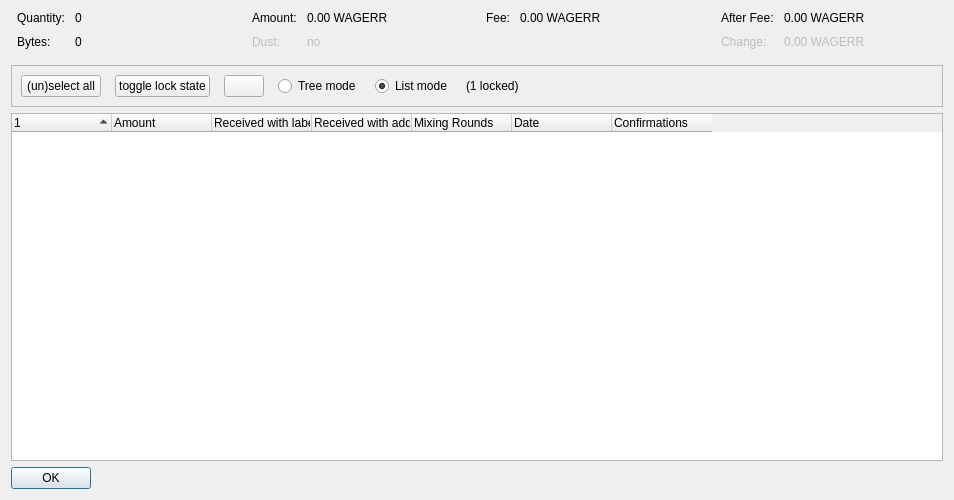
<?xml version="1.0" encoding="UTF-8"?>
<ui version="4.0">
 <class>CoinControlDialog</class>
 <widget class="QDialog" name="CoinControlDialog">
  <property name="geometry">
   <rect>
    <x>0</x>
    <y>0</y>
    <width>954</width>
    <height>500</height>
   </rect>
  </property>
  <property name="windowTitle">
   <string>Coin Selection</string>
  </property>
  <layout class="QVBoxLayout" name="verticalLayout">
   <item>
    <layout class="QHBoxLayout" name="horizontalLayoutTop" stretch="0,0,0,0">
     <property name="topMargin">
      <number>0</number>
     </property>
     <property name="bottomMargin">
      <number>10</number>
     </property>
     <item>
      <layout class="QFormLayout" name="formLayoutCoinControl1">
       <property name="horizontalSpacing">
        <number>10</number>
       </property>
       <property name="verticalSpacing">
        <number>10</number>
       </property>
       <property name="leftMargin">
        <number>6</number>
       </property>
       <property name="rightMargin">
        <number>6</number>
       </property>
       <item row="0" column="0">
        <widget class="QLabel" name="labelCoinControlQuantityText">
         <property name="text">
          <string>Quantity:</string>
         </property>
        </widget>
       </item>
       <item row="0" column="1">
        <widget class="QLabel" name="labelCoinControlQuantity">
         <property name="cursor">
          <cursorShape>IBeamCursor</cursorShape>
         </property>
         <property name="contextMenuPolicy">
          <enum>Qt::ActionsContextMenu</enum>
         </property>
         <property name="text">
          <string notr="true">0</string>
         </property>
         <property name="textInteractionFlags">
          <set>Qt::LinksAccessibleByMouse|Qt::TextSelectableByKeyboard|Qt::TextSelectableByMouse</set>
         </property>
        </widget>
       </item>
       <item row="1" column="0">
        <widget class="QLabel" name="labelCoinControlBytesText">
         <property name="text">
          <string>Bytes:</string>
         </property>
        </widget>
       </item>
       <item row="1" column="1">
        <widget class="QLabel" name="labelCoinControlBytes">
         <property name="cursor">
          <cursorShape>IBeamCursor</cursorShape>
         </property>
         <property name="contextMenuPolicy">
          <enum>Qt::ActionsContextMenu</enum>
         </property>
         <property name="text">
          <string notr="true">0</string>
         </property>
         <property name="textInteractionFlags">
          <set>Qt::LinksAccessibleByMouse|Qt::TextSelectableByKeyboard|Qt::TextSelectableByMouse</set>
         </property>
        </widget>
       </item>
      </layout>
     </item>
     <item>
      <layout class="QFormLayout" name="formLayoutCoinControl2">
       <property name="horizontalSpacing">
        <number>10</number>
       </property>
       <property name="verticalSpacing">
        <number>10</number>
       </property>
       <property name="leftMargin">
        <number>6</number>
       </property>
       <property name="rightMargin">
        <number>6</number>
       </property>
       <item row="0" column="0">
        <widget class="QLabel" name="labelCoinControlAmountText">
         <property name="text">
          <string>Amount:</string>
         </property>
        </widget>
       </item>
       <item row="0" column="1">
        <widget class="QLabel" name="labelCoinControlAmount">
         <property name="cursor">
          <cursorShape>IBeamCursor</cursorShape>
         </property>
         <property name="contextMenuPolicy">
          <enum>Qt::ActionsContextMenu</enum>
         </property>
         <property name="text">
          <string notr="true">0.00 WAGERR</string>
         </property>
         <property name="textInteractionFlags">
          <set>Qt::LinksAccessibleByMouse|Qt::TextSelectableByKeyboard|Qt::TextSelectableByMouse</set>
         </property>
        </widget>
       </item>
       <item row="1" column="0">
        <widget class="QLabel" name="labelCoinControlLowOutputText">
         <property name="enabled">
          <bool>false</bool>
         </property>
         <property name="text">
          <string>Dust:</string>
         </property>
        </widget>
       </item>
       <item row="1" column="1">
        <widget class="QLabel" name="labelCoinControlLowOutput">
         <property name="enabled">
          <bool>false</bool>
         </property>
         <property name="cursor">
          <cursorShape>IBeamCursor</cursorShape>
         </property>
         <property name="contextMenuPolicy">
          <enum>Qt::ActionsContextMenu</enum>
         </property>
         <property name="text">
          <string notr="true">no</string>
         </property>
         <property name="textInteractionFlags">
          <set>Qt::LinksAccessibleByMouse|Qt::TextSelectableByKeyboard|Qt::TextSelectableByMouse</set>
         </property>
        </widget>
       </item>
      </layout>
     </item>
     <item>
      <layout class="QFormLayout" name="formLayoutCoinControl3">
       <property name="horizontalSpacing">
        <number>10</number>
       </property>
       <property name="verticalSpacing">
        <number>10</number>
       </property>
       <property name="leftMargin">
        <number>6</number>
       </property>
       <property name="rightMargin">
        <number>6</number>
       </property>
       <item row="0" column="0">
        <widget class="QLabel" name="labelCoinControlFeeText">
         <property name="text">
          <string>Fee:</string>
         </property>
        </widget>
       </item>
       <item row="0" column="1">
        <widget class="QLabel" name="labelCoinControlFee">
         <property name="cursor">
          <cursorShape>IBeamCursor</cursorShape>
         </property>
         <property name="contextMenuPolicy">
          <enum>Qt::ActionsContextMenu</enum>
         </property>
         <property name="text">
          <string notr="true">0.00 WAGERR</string>
         </property>
         <property name="textInteractionFlags">
          <set>Qt::LinksAccessibleByMouse|Qt::TextSelectableByKeyboard|Qt::TextSelectableByMouse</set>
         </property>
        </widget>
       </item>
      </layout>
     </item>
     <item>
      <layout class="QFormLayout" name="formLayoutCoinControl4">
       <property name="horizontalSpacing">
        <number>10</number>
       </property>
       <property name="verticalSpacing">
        <number>10</number>
       </property>
       <property name="leftMargin">
        <number>6</number>
       </property>
       <property name="rightMargin">
        <number>6</number>
       </property>
       <item row="0" column="0">
        <widget class="QLabel" name="labelCoinControlAfterFeeText">
         <property name="text">
          <string>After Fee:</string>
         </property>
        </widget>
       </item>
       <item row="0" column="1">
        <widget class="QLabel" name="labelCoinControlAfterFee">
         <property name="cursor">
          <cursorShape>IBeamCursor</cursorShape>
         </property>
         <property name="contextMenuPolicy">
          <enum>Qt::ActionsContextMenu</enum>
         </property>
         <property name="text">
          <string notr="true">0.00 WAGERR</string>
         </property>
         <property name="textInteractionFlags">
          <set>Qt::LinksAccessibleByMouse|Qt::TextSelectableByKeyboard|Qt::TextSelectableByMouse</set>
         </property>
        </widget>
       </item>
       <item row="1" column="0">
        <widget class="QLabel" name="labelCoinControlChangeText">
         <property name="enabled">
          <bool>false</bool>
         </property>
         <property name="text">
          <string>Change:</string>
         </property>
        </widget>
       </item>
       <item row="1" column="1">
        <widget class="QLabel" name="labelCoinControlChange">
         <property name="enabled">
          <bool>false</bool>
         </property>
         <property name="cursor">
          <cursorShape>IBeamCursor</cursorShape>
         </property>
         <property name="contextMenuPolicy">
          <enum>Qt::ActionsContextMenu</enum>
         </property>
         <property name="text">
          <string notr="true">0.00 WAGERR</string>
         </property>
         <property name="textInteractionFlags">
          <set>Qt::LinksAccessibleByMouse|Qt::TextSelectableByKeyboard|Qt::TextSelectableByMouse</set>
         </property>
        </widget>
       </item>
      </layout>
     </item>
    </layout>
   </item>
   <item>
    <widget class="QFrame" name="frame">
     <property name="minimumSize">
      <size>
       <width>0</width>
       <height>40</height>
      </size>
     </property>
     <property name="frameShape">
      <enum>QFrame::StyledPanel</enum>
     </property>
     <property name="frameShadow">
      <enum>QFrame::Sunken</enum>
     </property>
     <layout class="QHBoxLayout" name="horizontalLayout">
      <item>
       <layout class="QHBoxLayout" name="horizontalLayoutPanel" stretch="0,0,0,0,0,0,0">
        <property name="spacing">
         <number>14</number>
        </property>
        <item>
         <widget class="QPushButton" name="pushButtonSelectAll">
          <property name="sizePolicy">
           <sizepolicy hsizetype="Maximum" vsizetype="Fixed">
            <horstretch>0</horstretch>
            <verstretch>0</verstretch>
           </sizepolicy>
          </property>
          <property name="text">
           <string>(un)select all</string>
          </property>
          <property name="autoDefault">
           <bool>false</bool>
          </property>
         </widget>
        </item>
        <item>
         <widget class="QPushButton" name="pushButtonToggleLock">
          <property name="sizePolicy">
           <sizepolicy hsizetype="Maximum" vsizetype="Fixed">
            <horstretch>0</horstretch>
            <verstretch>0</verstretch>
           </sizepolicy>
          </property>
          <property name="text">
           <string>toggle lock state</string>
          </property>
          <property name="autoDefault">
           <bool>false</bool>
          </property>
         </widget>
        </item>
        <item>
         <widget class="QPushButton" name="hideButton">
          <property name="sizePolicy">
           <sizepolicy hsizetype="Maximum" vsizetype="Fixed">
            <horstretch>0</horstretch>
            <verstretch>0</verstretch>
           </sizepolicy>
          </property>
          <property name="text">
           <string/>
          </property>
          <property name="autoDefault">
           <bool>false</bool>
          </property>
         </widget>
        </item>
        <item>
         <widget class="QRadioButton" name="radioTreeMode">
          <property name="sizePolicy">
           <sizepolicy hsizetype="Maximum" vsizetype="Fixed">
            <horstretch>0</horstretch>
            <verstretch>0</verstretch>
           </sizepolicy>
          </property>
          <property name="text">
           <string>Tree mode</string>
          </property>
         </widget>
        </item>
        <item>
         <widget class="QRadioButton" name="radioListMode">
          <property name="sizePolicy">
           <sizepolicy hsizetype="Maximum" vsizetype="Fixed">
            <horstretch>0</horstretch>
            <verstretch>0</verstretch>
           </sizepolicy>
          </property>
          <property name="text">
           <string>List mode</string>
          </property>
          <property name="checked">
           <bool>true</bool>
          </property>
         </widget>
        </item>
        <item>
         <widget class="QLabel" name="labelLocked">
          <property name="text">
           <string>(1 locked)</string>
          </property>
         </widget>
        </item>
        <item>
         <spacer name="horizontalSpacer">
          <property name="orientation">
           <enum>Qt::Horizontal</enum>
          </property>
          <property name="sizeHint" stdset="0">
           <size>
            <width>40</width>
            <height>20</height>
           </size>
          </property>
         </spacer>
        </item>
       </layout>
      </item>
     </layout>
    </widget>
   </item>
   <item>
    <widget class="CoinControlTreeWidget" name="treeWidget">
     <property name="contextMenuPolicy">
      <enum>Qt::CustomContextMenu</enum>
     </property>
     <property name="sortingEnabled">
      <bool>false</bool>
     </property>
     <property name="columnCount">
      <number>7</number>
     </property>
     <attribute name="headerShowSortIndicator" stdset="0">
      <bool>true</bool>
     </attribute>
     <attribute name="headerStretchLastSection">
      <bool>false</bool>
     </attribute>
     <column>
      <property name="text">
       <string/>
      </property>
     </column>
     <column>
      <property name="text">
       <string>Amount</string>
      </property>
     </column>
     <column>
      <property name="text">
       <string>Received with label</string>
      </property>
     </column>
     <column>
      <property name="text">
       <string>Received with address</string>
      </property>
     </column>
     <column>
      <property name="text">
       <string>Mixing Rounds</string>
      </property>
     </column>
     <column>
      <property name="text">
       <string>Date</string>
      </property>
     </column>
     <column>
      <property name="text">
       <string>Confirmations</string>
      </property>
      <property name="toolTip">
       <string>Confirmed</string>
      </property>
     </column>
    </widget>
   </item>
   <item>
    <widget class="QDialogButtonBox" name="buttonBox">
     <property name="sizePolicy">
      <sizepolicy hsizetype="Maximum" vsizetype="Fixed">
       <horstretch>0</horstretch>
       <verstretch>0</verstretch>
      </sizepolicy>
     </property>
     <property name="orientation">
      <enum>Qt::Horizontal</enum>
     </property>
     <property name="standardButtons">
      <set>QDialogButtonBox::Ok</set>
     </property>
    </widget>
   </item>
  </layout>
 </widget>
 <customwidgets>
  <customwidget>
   <class>CoinControlTreeWidget</class>
   <extends>QTreeWidget</extends>
   <header>qt/coincontroltreewidget.h</header>
  </customwidget>
 </customwidgets>
 <resources/>
 <connections/>
</ui>
